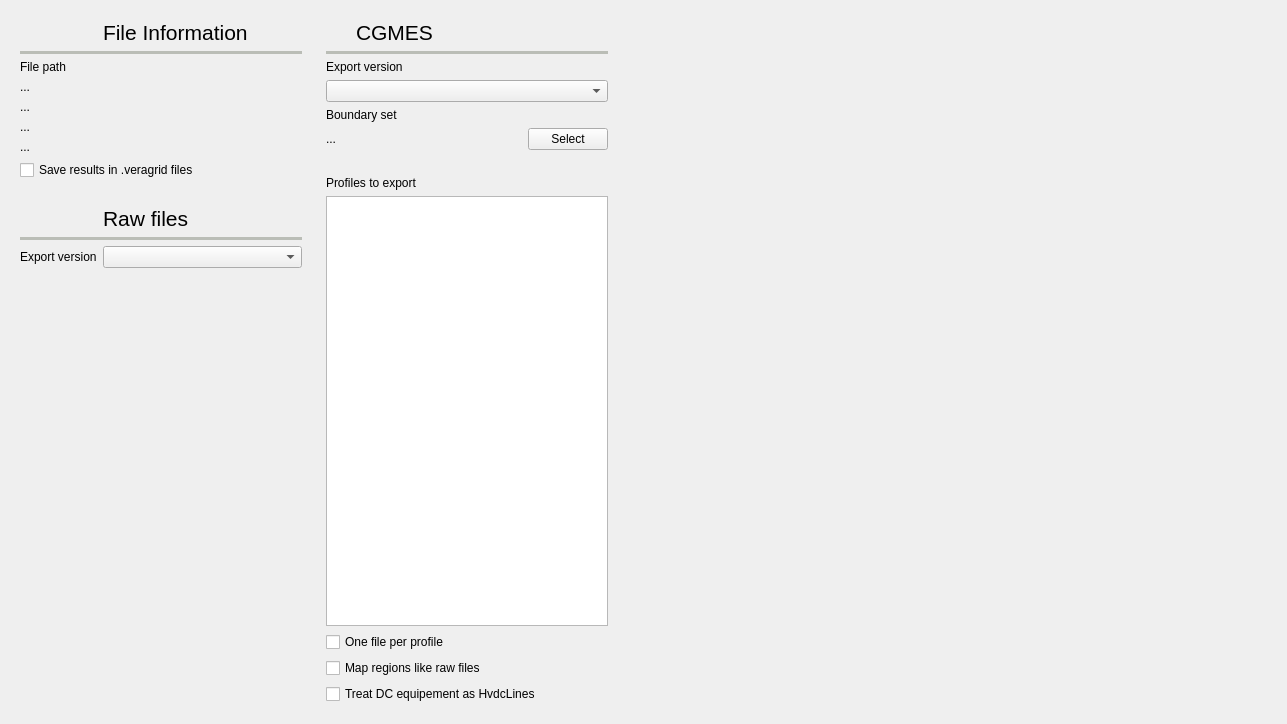
          <widget class="QWidget" name="file_tab">
           <property name="toolTip">
            <string>File settings</string>
           </property>
           <attribute name="icon">
            <iconset resource="../Icons/icons.qrc">
             <normaloff>:/Icons/icons/new2c.png</normaloff>:/Icons/icons/new2c.png</iconset>
           </attribute>
           <attribute name="title">
            <string>File</string>
           </attribute>
           <attribute name="toolTip">
            <string>File related settings</string>
           </attribute>
           <layout class="QHBoxLayout" name="horizontalLayout_40">
            <item>
             <widget class="QFrame" name="frame_77">
              <property name="minimumSize">
               <size>
                <width>300</width>
                <height>0</height>
               </size>
              </property>
              <property name="frameShape">
               <enum>QFrame::Shape::NoFrame</enum>
              </property>
              <property name="frameShadow">
               <enum>QFrame::Shadow::Raised</enum>
              </property>
              <layout class="QGridLayout" name="gridLayout_11">
               <item row="11" column="1">
                <widget class="QComboBox" name="raw_export_version_comboBox"/>
               </item>
               <item row="1" column="0" colspan="2">
                <widget class="Line" name="line_28">
                 <property name="palette">
                  <palette>
                   <active>
                    <colorrole role="WindowText">
                     <brush brushstyle="SolidPattern">
                      <color alpha="255">
                       <red>186</red>
                       <green>189</green>
                       <blue>182</blue>
                      </color>
                     </brush>
                    </colorrole>
                   </active>
                   <inactive>
                    <colorrole role="WindowText">
                     <brush brushstyle="SolidPattern">
                      <color alpha="255">
                       <red>186</red>
                       <green>189</green>
                       <blue>182</blue>
                      </color>
                     </brush>
                    </colorrole>
                   </inactive>
                   <disabled>
                    <colorrole role="WindowText">
                     <brush brushstyle="SolidPattern">
                      <color alpha="255">
                       <red>190</red>
                       <green>190</green>
                       <blue>190</blue>
                      </color>
                     </brush>
                    </colorrole>
                   </disabled>
                  </palette>
                 </property>
                 <property name="frameShadow">
                  <enum>QFrame::Shadow::Plain</enum>
                 </property>
                 <property name="lineWidth">
                  <number>4</number>
                 </property>
                 <property name="orientation">
                  <enum>Qt::Orientation::Horizontal</enum>
                 </property>
                </widget>
               </item>
               <item row="12" column="1">
                <spacer name="verticalSpacer_20">
                 <property name="orientation">
                  <enum>Qt::Orientation::Vertical</enum>
                 </property>
                 <property name="sizeHint" stdset="0">
                  <size>
                   <width>20</width>
                   <height>436</height>
                  </size>
                 </property>
                </spacer>
               </item>
               <item row="3" column="0" colspan="2">
                <widget class="QLabel" name="file_information_label">
                 <property name="text">
                  <string>...</string>
                 </property>
                 <property name="wordWrap">
                  <bool>true</bool>
                 </property>
                 <property name="textInteractionFlags">
                  <set>Qt::TextInteractionFlag::LinksAccessibleByMouse|Qt::TextInteractionFlag::TextSelectableByKeyboard|Qt::TextInteractionFlag::TextSelectableByMouse</set>
                 </property>
                </widget>
               </item>
               <item row="9" column="1">
                <widget class="QLabel" name="label_131">
                 <property name="palette">
                  <palette>
                   <active>
                    <colorrole role="WindowText">
                     <brush brushstyle="SolidPattern">
                      <color alpha="255">
                       <red>85</red>
                       <green>87</green>
                       <blue>83</blue>
                      </color>
                     </brush>
                    </colorrole>
                   </active>
                   <inactive>
                    <colorrole role="WindowText">
                     <brush brushstyle="SolidPattern">
                      <color alpha="255">
                       <red>0</red>
                       <green>0</green>
                       <blue>0</blue>
                      </color>
                     </brush>
                    </colorrole>
                   </inactive>
                   <disabled>
                    <colorrole role="WindowText">
                     <brush brushstyle="SolidPattern">
                      <color alpha="255">
                       <red>190</red>
                       <green>190</green>
                       <blue>190</blue>
                      </color>
                     </brush>
                    </colorrole>
                   </disabled>
                  </palette>
                 </property>
                 <property name="font">
                  <font>
                   <pointsize>16</pointsize>
                  </font>
                 </property>
                 <property name="text">
                  <string>Raw files</string>
                 </property>
                </widget>
               </item>
               <item row="7" column="0" colspan="2">
                <widget class="QCheckBox" name="saveResultsCheckBox">
                 <property name="toolTip">
                  <string>If checked, the results are stored inside the VeraGrid file in a compressed format.</string>
                 </property>
                 <property name="text">
                  <string>Save results in .veragrid files</string>
                 </property>
                </widget>
               </item>
               <item row="4" column="0" colspan="2">
                <widget class="QLabel" name="model_version_label">
                 <property name="text">
                  <string>...</string>
                 </property>
                </widget>
               </item>
               <item row="9" column="0">
                <widget class="QLabel" name="label_145">
                 <property name="minimumSize">
                  <size>
                   <width>24</width>
                   <height>24</height>
                  </size>
                 </property>
                 <property name="maximumSize">
                  <size>
                   <width>24</width>
                   <height>24</height>
                  </size>
                 </property>
                 <property name="text">
                  <string/>
                 </property>
                 <property name="pixmap">
                  <pixmap resource="../Icons/icons.qrc">:/Icons/icons/new2c.png</pixmap>
                 </property>
                 <property name="scaledContents">
                  <bool>true</bool>
                 </property>
                </widget>
               </item>
               <item row="8" column="0">
                <widget class="QLabel" name="label_155">
                 <property name="text">
                  <string/>
                 </property>
                </widget>
               </item>
               <item row="10" column="0" colspan="2">
                <widget class="Line" name="line_33">
                 <property name="palette">
                  <palette>
                   <active>
                    <colorrole role="WindowText">
                     <brush brushstyle="SolidPattern">
                      <color alpha="255">
                       <red>186</red>
                       <green>189</green>
                       <blue>182</blue>
                      </color>
                     </brush>
                    </colorrole>
                   </active>
                   <inactive>
                    <colorrole role="WindowText">
                     <brush brushstyle="SolidPattern">
                      <color alpha="255">
                       <red>186</red>
                       <green>189</green>
                       <blue>182</blue>
                      </color>
                     </brush>
                    </colorrole>
                   </inactive>
                   <disabled>
                    <colorrole role="WindowText">
                     <brush brushstyle="SolidPattern">
                      <color alpha="255">
                       <red>190</red>
                       <green>190</green>
                       <blue>190</blue>
                      </color>
                     </brush>
                    </colorrole>
                   </disabled>
                  </palette>
                 </property>
                 <property name="frameShadow">
                  <enum>QFrame::Shadow::Plain</enum>
                 </property>
                 <property name="lineWidth">
                  <number>4</number>
                 </property>
                 <property name="orientation">
                  <enum>Qt::Orientation::Horizontal</enum>
                 </property>
                </widget>
               </item>
               <item row="11" column="0">
                <widget class="QLabel" name="label_112">
                 <property name="text">
                  <string>Export version</string>
                 </property>
                </widget>
               </item>
               <item row="2" column="0" colspan="2">
                <widget class="QLabel" name="label_39">
                 <property name="text">
                  <string>File path</string>
                 </property>
                </widget>
               </item>
               <item row="0" column="1">
                <widget class="QLabel" name="label_115">
                 <property name="palette">
                  <palette>
                   <active>
                    <colorrole role="WindowText">
                     <brush brushstyle="SolidPattern">
                      <color alpha="255">
                       <red>85</red>
                       <green>87</green>
                       <blue>83</blue>
                      </color>
                     </brush>
                    </colorrole>
                   </active>
                   <inactive>
                    <colorrole role="WindowText">
                     <brush brushstyle="SolidPattern">
                      <color alpha="255">
                       <red>0</red>
                       <green>0</green>
                       <blue>0</blue>
                      </color>
                     </brush>
                    </colorrole>
                   </inactive>
                   <disabled>
                    <colorrole role="WindowText">
                     <brush brushstyle="SolidPattern">
                      <color alpha="255">
                       <red>190</red>
                       <green>190</green>
                       <blue>190</blue>
                      </color>
                     </brush>
                    </colorrole>
                   </disabled>
                  </palette>
                 </property>
                 <property name="font">
                  <font>
                   <pointsize>16</pointsize>
                  </font>
                 </property>
                 <property name="text">
                  <string>File Information</string>
                 </property>
                </widget>
               </item>
               <item row="0" column="0">
                <widget class="QLabel" name="label_136">
                 <property name="minimumSize">
                  <size>
                   <width>24</width>
                   <height>24</height>
                  </size>
                 </property>
                 <property name="maximumSize">
                  <size>
                   <width>24</width>
                   <height>24</height>
                  </size>
                 </property>
                 <property name="text">
                  <string/>
                 </property>
                 <property name="pixmap">
                  <pixmap resource="../Icons/icons.qrc">:/Icons/icons/new2c.png</pixmap>
                 </property>
                 <property name="scaledContents">
                  <bool>true</bool>
                 </property>
                </widget>
               </item>
               <item row="5" column="0" colspan="2">
                <widget class="QLabel" name="user_name_label">
                 <property name="text">
                  <string>...</string>
                 </property>
                </widget>
               </item>
               <item row="6" column="0" colspan="2">
                <widget class="QLabel" name="grid_idtag_label">
                 <property name="text">
                  <string>...</string>
                 </property>
                </widget>
               </item>
              </layout>
             </widget>
            </item>
            <item>
             <widget class="QFrame" name="frame_79">
              <property name="minimumSize">
               <size>
                <width>300</width>
                <height>0</height>
               </size>
              </property>
              <property name="frameShape">
               <enum>QFrame::Shape::NoFrame</enum>
              </property>
              <property name="frameShadow">
               <enum>QFrame::Shadow::Raised</enum>
              </property>
              <layout class="QGridLayout" name="gridLayout_5">
               <item row="1" column="0" colspan="3">
                <widget class="Line" name="line_31">
                 <property name="palette">
                  <palette>
                   <active>
                    <colorrole role="WindowText">
                     <brush brushstyle="SolidPattern">
                      <color alpha="255">
                       <red>186</red>
                       <green>189</green>
                       <blue>182</blue>
                      </color>
                     </brush>
                    </colorrole>
                   </active>
                   <inactive>
                    <colorrole role="WindowText">
                     <brush brushstyle="SolidPattern">
                      <color alpha="255">
                       <red>186</red>
                       <green>189</green>
                       <blue>182</blue>
                      </color>
                     </brush>
                    </colorrole>
                   </inactive>
                   <disabled>
                    <colorrole role="WindowText">
                     <brush brushstyle="SolidPattern">
                      <color alpha="255">
                       <red>190</red>
                       <green>190</green>
                       <blue>190</blue>
                      </color>
                     </brush>
                    </colorrole>
                   </disabled>
                  </palette>
                 </property>
                 <property name="frameShadow">
                  <enum>QFrame::Shadow::Plain</enum>
                 </property>
                 <property name="lineWidth">
                  <number>4</number>
                 </property>
                 <property name="orientation">
                  <enum>Qt::Orientation::Horizontal</enum>
                 </property>
                </widget>
               </item>
               <item row="0" column="1" colspan="2">
                <widget class="QLabel" name="label_134">
                 <property name="palette">
                  <palette>
                   <active>
                    <colorrole role="WindowText">
                     <brush brushstyle="SolidPattern">
                      <color alpha="255">
                       <red>85</red>
                       <green>87</green>
                       <blue>83</blue>
                      </color>
                     </brush>
                    </colorrole>
                   </active>
                   <inactive>
                    <colorrole role="WindowText">
                     <brush brushstyle="SolidPattern">
                      <color alpha="255">
                       <red>0</red>
                       <green>0</green>
                       <blue>0</blue>
                      </color>
                     </brush>
                    </colorrole>
                   </inactive>
                   <disabled>
                    <colorrole role="WindowText">
                     <brush brushstyle="SolidPattern">
                      <color alpha="255">
                       <red>190</red>
                       <green>190</green>
                       <blue>190</blue>
                      </color>
                     </brush>
                    </colorrole>
                   </disabled>
                  </palette>
                 </property>
                 <property name="font">
                  <font>
                   <pointsize>16</pointsize>
                  </font>
                 </property>
                 <property name="text">
                  <string>CGMES</string>
                 </property>
                </widget>
               </item>
               <item row="10" column="0">
                <widget class="QLabel" name="label_102">
                 <property name="text">
                  <string/>
                 </property>
                </widget>
               </item>
               <item row="11" column="0" colspan="3">
                <widget class="QLabel" name="label_139">
                 <property name="text">
                  <string>Profiles to export</string>
                 </property>
                </widget>
               </item>
               <item row="15" column="0" colspan="3">
                <widget class="QCheckBox" name="cgmes_dc_as_hvdclines_checkBox">
                 <property name="toolTip">
                  <string>&lt;html&gt;&lt;head/&gt;&lt;body&gt;&lt;p&gt;Converters and DC lines in CGMES are attempted to be converted to the simplified HvdcLine objects in VeraGrid&lt;/p&gt;&lt;/body&gt;&lt;/html&gt;</string>
                 </property>
                 <property name="text">
                  <string>Treat DC equipement as HvdcLines</string>
                 </property>
                </widget>
               </item>
               <item row="13" column="0" colspan="3">
                <widget class="QCheckBox" name="cgmes_single_profile_per_file_checkBox">
                 <property name="text">
                  <string>One file per profile</string>
                 </property>
                </widget>
               </item>
               <item row="9" column="2">
                <widget class="QPushButton" name="selectCGMESBoundarySetButton">
                 <property name="maximumSize">
                  <size>
                   <width>80</width>
                   <height>16777215</height>
                  </size>
                 </property>
                 <property name="toolTip">
                  <string>Select the CGMES boundary set (single zip file)</string>
                 </property>
                 <property name="text">
                  <string>Select</string>
                 </property>
                </widget>
               </item>
               <item row="3" column="0" colspan="3">
                <widget class="QComboBox" name="cgmes_version_comboBox"/>
               </item>
               <item row="14" column="0" colspan="3">
                <widget class="QCheckBox" name="cgmes_map_regions_like_raw_checkBox">
                 <property name="toolTip">
                  <string>&lt;html&gt;&lt;head/&gt;&lt;body&gt;&lt;p&gt;If active the CGMEs mapping will be:&lt;/p&gt;&lt;p&gt;GeographicalRegion &amp;lt;-&amp;gt; Area&lt;/p&gt;&lt;p&gt;SubGeographicalRegion &amp;lt;-&amp;gt; Zone&lt;/p&gt;&lt;p&gt;Otherwise:&lt;/p&gt;&lt;p&gt;GeographicalRegion &amp;lt;-&amp;gt; Country&lt;/p&gt;&lt;p&gt;SubGeographicalRegion &amp;lt;-&amp;gt; Community&lt;/p&gt;&lt;p&gt;&lt;br/&gt;&lt;/p&gt;&lt;/body&gt;&lt;/html&gt;</string>
                 </property>
                 <property name="text">
                  <string>Map regions like raw files</string>
                 </property>
                </widget>
               </item>
               <item row="2" column="0" colspan="3">
                <widget class="QLabel" name="label_135">
                 <property name="text">
                  <string>Export version</string>
                 </property>
                </widget>
               </item>
               <item row="8" column="0" colspan="3">
                <widget class="QLabel" name="label_90">
                 <property name="text">
                  <string>Boundary set</string>
                 </property>
                </widget>
               </item>
               <item row="9" column="0" colspan="2">
                <widget class="QLabel" name="cgmes_boundary_set_label">
                 <property name="toolTip">
                  <string>Path of the CGMES default boundary set (single zip file)</string>
                 </property>
                 <property name="text">
                  <string>...</string>
                 </property>
                </widget>
               </item>
               <item row="0" column="0">
                <widget class="QLabel" name="label_137">
                 <property name="minimumSize">
                  <size>
                   <width>24</width>
                   <height>24</height>
                  </size>
                 </property>
                 <property name="maximumSize">
                  <size>
                   <width>24</width>
                   <height>24</height>
                  </size>
                 </property>
                 <property name="text">
                  <string/>
                 </property>
                 <property name="pixmap">
                  <pixmap resource="../Icons/icons.qrc">:/Icons/icons/new2.png</pixmap>
                 </property>
                 <property name="scaledContents">
                  <bool>true</bool>
                 </property>
                </widget>
               </item>
               <item row="12" column="0" colspan="3">
                <widget class="QListView" name="cgmes_profiles_listView"/>
               </item>
              </layout>
             </widget>
            </item>
            <item>
             <spacer name="horizontalSpacer_27">
              <property name="orientation">
               <enum>Qt::Orientation::Horizontal</enum>
              </property>
              <property name="sizeHint" stdset="0">
               <size>
                <width>659</width>
                <height>20</height>
               </size>
              </property>
             </spacer>
            </item>
           </layout>
          </widget>
